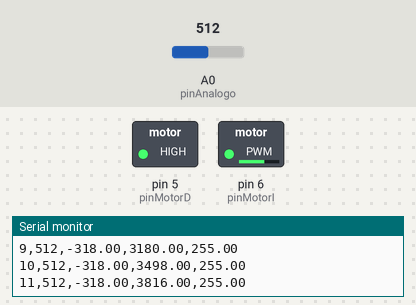
A sketch run on a simulated Arduino Uno, built with avr-gcc and run on an emulated ATmega328P. Parts: switched loads named in the sketch (green lamp = pin HIGH), the last lines printed to the serial monitor. Inputs (shaded band) come from the test bench; at power-on: A0 (pinAnalogo) = 512.

Above: at 1.2 s.
1.3 s: A0 (pinAnalogo) set to 716
At 2.6 s:
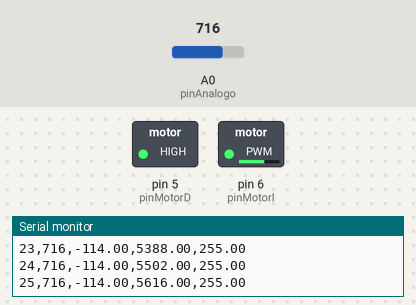
2.9 s: A0 (pinAnalogo) set to 900
At 3.6 s:
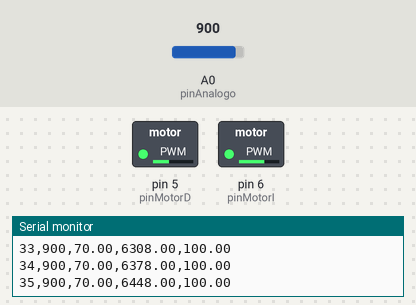
4.4 s: A0 (pinAnalogo) set to 511
At 5.8 s:
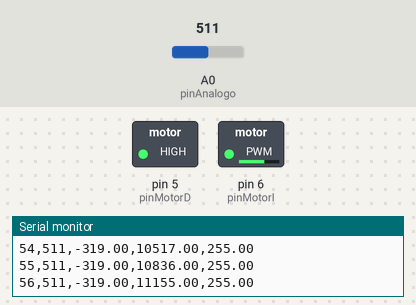
Timing chart, 0 to 7.4 s (numbered marks = the images above; inputs shaded):
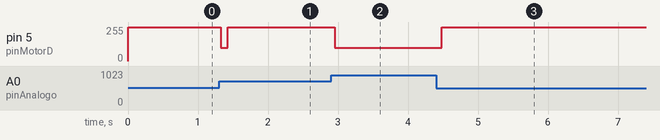

The sketch:

LightFolloer.ino
```cpp
/**
 * Esta aplicación usa una fotocelda para realizar
 * un seguimiento de una curva de nivel de un
 * gradiente de luz generado por una bombilla incandecente.
 */

// PWM de los motores
int pwmMotorD = 160;
int pwmMotorI = 160;

// Pines para puente H
int pinMotorD = 5;		//motor Derecho
int pinMotorI = 6;		//motor Izquierdo

// Pines para salida PWM de motores.
int M1 = 7;
int M2 = 4;

// Pin para lectura de valor análogo de luz.
int pinAnalogo = A0;

// Gradiente de la intensidad de luz que se desea seguir
int luzRef = 830;

// Intensidad de luz medida
int luz = 0;

// Valores del control PID
float P;
float D;
float I;

// Valor almacenado de la iteración anterior
float lastVal = 0;

// Contador para contar las iteraciones
int cont = 0;

// Valor del motor que se va modificar dinámicamente.
float motorD;

// Error acumulado.
double errorAcumulado = 0;

// Numero de iteraciones para E.
int iteracionesE = 100;


void setup(){
  // Iniciar la comunicación serial.
  Serial.begin(9600);

  // Declara los pines de salida para el puente H.
  pinMode(pinMotorI, OUTPUT);
  pinMode(pinMotorD, OUTPUT);

  // Declara las salidas de PWM para los motores.
  analogWrite(pinMotorD, pwmMotorD);
  analogWrite(pinMotorI, pwmMotorI);
}

void loop(){
  // Lee el valor de la fotocelda
  luz = analogRead(pinAnalogo);


  // Control PID.
  P = luz - luzRef;
  I += P;
  D =   P - lastVal;

  // Error acumulado
  if(cont < iteracionesE){
     errorAcumulado += abs(P);
  }

  //corrección de signo por análisis de recorridos
  motorD = pwmMotorD - 1 * P - 6 * D - 0 * I;

  // Límites para el PWM.
  motorD = motorD > 255? 255 : motorD;
  motorD = motorD < 100? 100 : motorD;

  // Almacena el valor P actual
  lastVal = P;

  // Control PID
  analogWrite(pinMotorD, motorD);

  // Imprimir los parámetros del control PID:
  Serial.print(cont++);
  Serial.print(",");
  Serial.print(luz);
  Serial.print(",");
  Serial.print(P);
//  Serial.print(",");
//  Serial.print(D);
//  Serial.print(",");
//  Serial.print(I);
  Serial.print(",");
  Serial.print(errorAcumulado);
  Serial.print(",");
  Serial.print(motorD);


  Serial.println();
  delay(100);

}
```

Measured:
- after the input at 1.3 s, pin 5 (pinMotorD): 255/255 → 100/255 at once, → 255/255 0.10 s later
- after the input at 2.9 s, pin 5 (pinMotorD): 255/255 → 100/255 after 0.05 s
- after the input at 4.4 s, pin 5 (pinMotorD): 100/255 → 255/255 after 0.08 s
